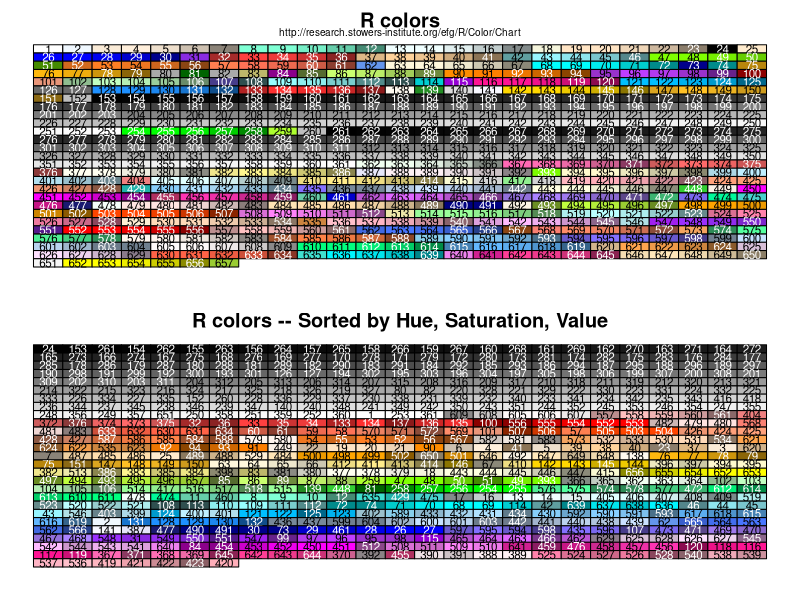
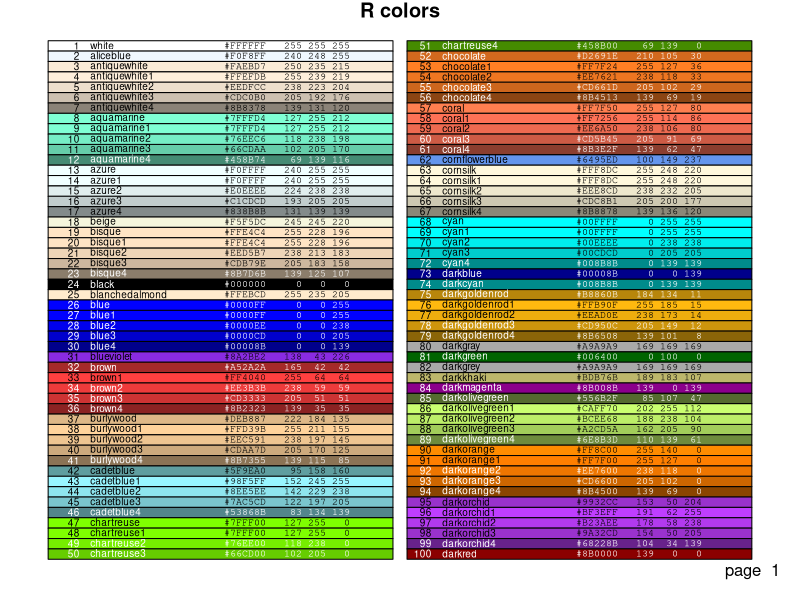
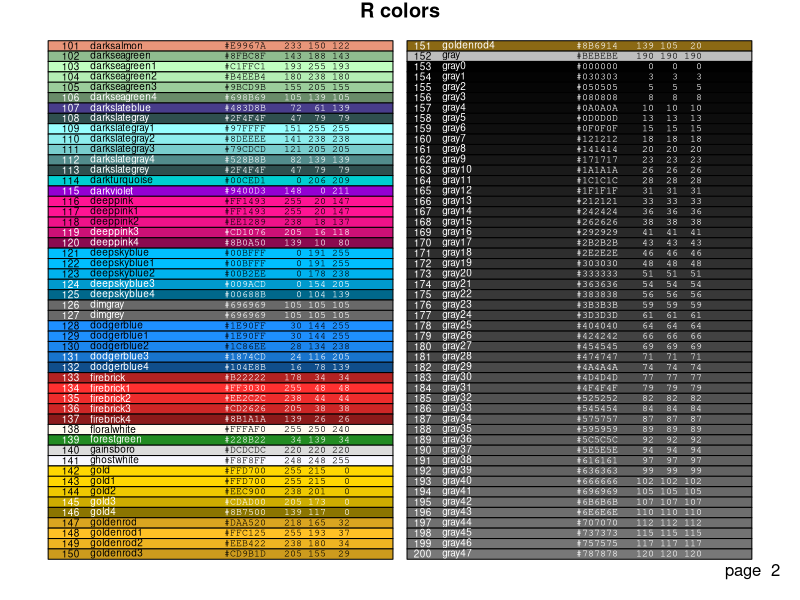
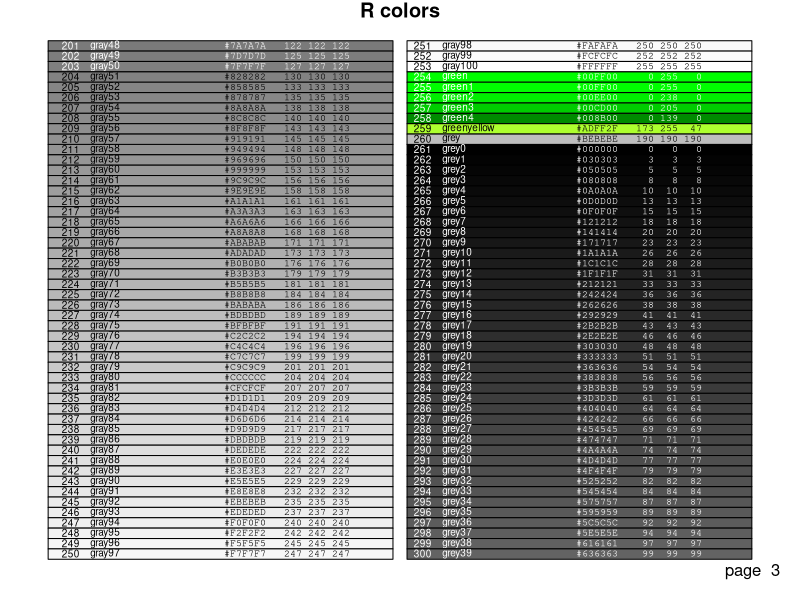
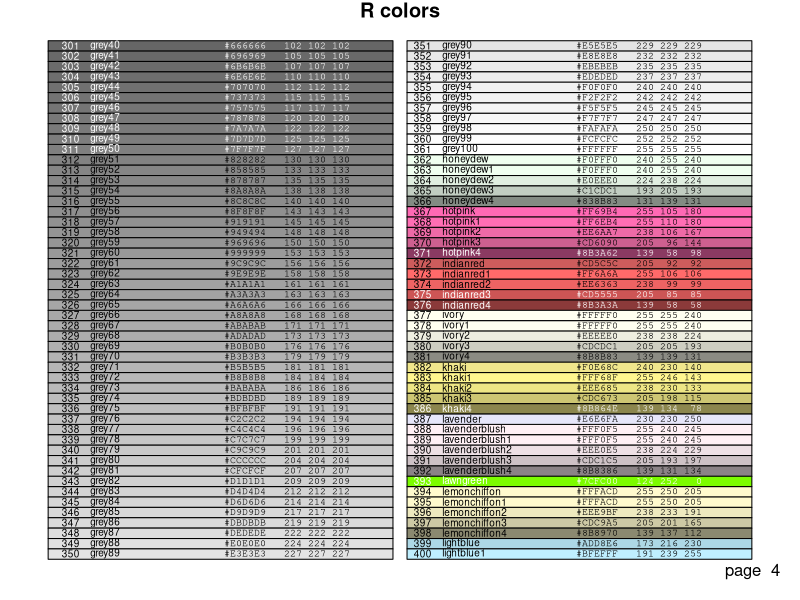
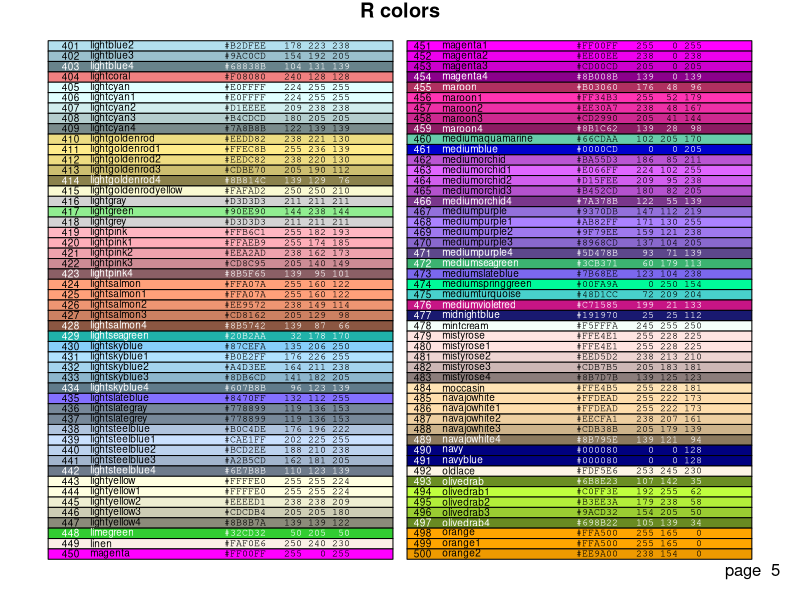
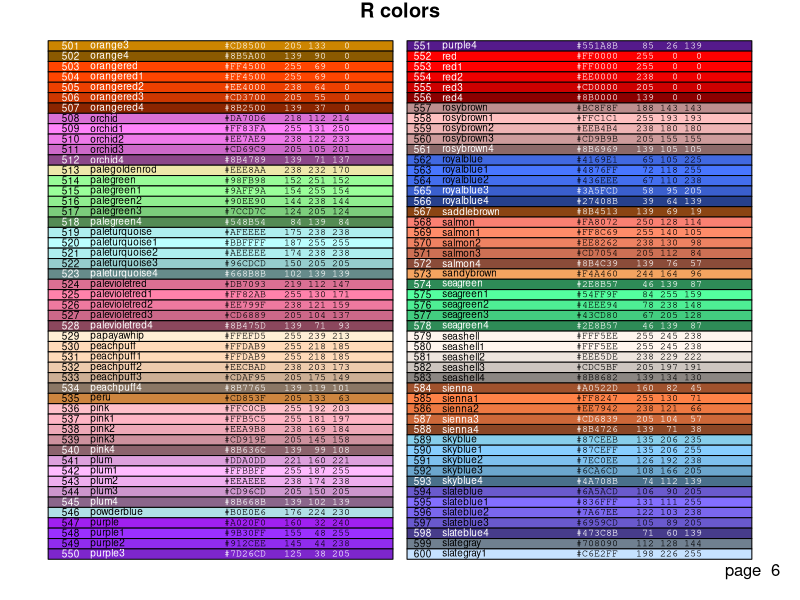
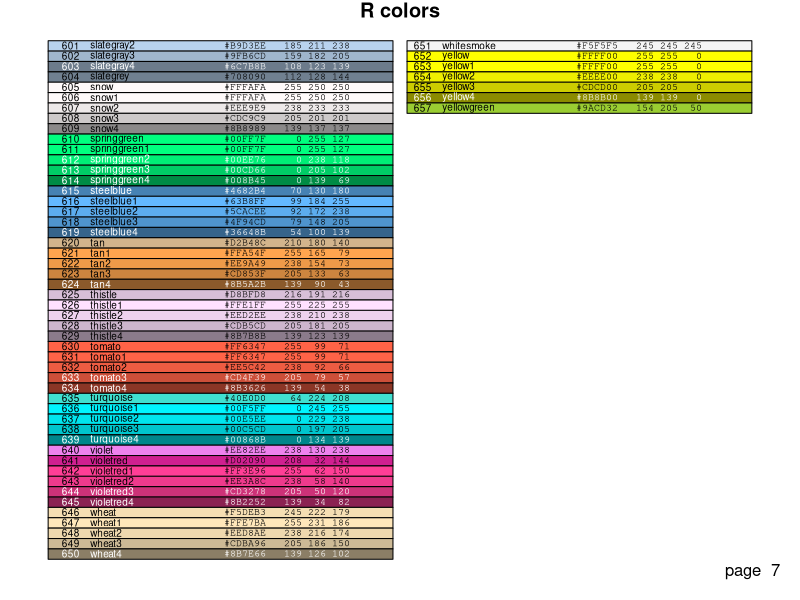

Source code (R) for these figures, in order:
## ---- chunk 1
# efg, Stowers Institute for Medical Research
# efg's Research Notes:
#   http://research.stowers-institute.org/efg/R/Color/Chart
#
# 6 July 2004.  Modified 23 May 2005.

pdf("ColorChart.pdf", width=6, height=10)

# save to reset at end
oldparameters <- par(mar=c(1,1,2,1), mfrow=c(2,1))

# Be cautious in case definition of "colors" changes.
# Use some hard-coded constants since this is not expected
# to change.
stopifnot(length(colors()) == 657)

# 0. Setup

# For a given color, define a text color that will have good contrast.
#   Examples:
#     > SetTextContrastColor("white")
#     [1] "black"
#     > SetTextContrastColor("black")
#     [1] "white"
#     > SetTextContrastColor("red")
#     [1] "white"
#     > SetTextContrastColor("yellow")
#     [1] "black"
SetTextContrastColor <- function(color)
{
  ifelse( mean(col2rgb(color)) > 127, "black", "white")
}

# Define this array of text contrast colors that correponds to each
# member of the colors() array.
TextContrastColor <- unlist( lapply(colors(), SetTextContrastColor) )


# 1a. Plot matrix of R colors, in index order, 25 per row.
# This example plots each row of rectangles one at a time.
colCount <- 25  # number per row
rowCount <- 27

plot( c(1,colCount), c(0,rowCount), type="n", ylab="", xlab="",
     axes=FALSE, ylim=c(rowCount,0))
title("R colors")
mtext("http://research.stowers-institute.org/efg/R/Color/Chart",
      cex=0.6)

for (j in 0:(rowCount-1))
{
  base <- j*colCount
  remaining <- length(colors()) - base
  RowSize <- ifelse(remaining < colCount, remaining, colCount)
  rect((1:RowSize)-0.5,j-0.5, (1:RowSize)+0.5,j+0.5,
    border="black",
    col=colors()[base + (1:RowSize)])
  text((1:RowSize), j, paste(base + (1:RowSize)), cex=0.7,
       col=TextContrastColor[base + (1:RowSize)])
}

# 1b.  Plot matrix of R colors, in "hue" order, 25 per row.
# This example plots each rectangle one at a time.
RGBColors <- col2rgb(colors()[1:length(colors())])
HSVColors <- rgb2hsv( RGBColors[1,], RGBColors[2,], RGBColors[3,], maxColorValue=255)
HueOrder  <- order( HSVColors[1,], HSVColors[2,], HSVColors[3,] )

plot(0, type="n", ylab="", xlab="",
     axes=FALSE, ylim=c(rowCount,0), xlim=c(1,colCount))

title("R colors -- Sorted by Hue, Saturation, Value")

for (j in 0:(rowCount-1))
{
  for (i in 1:colCount)
  {
    k <- j*colCount + i
    if (k <= length(colors()))
    {
      rect(i-0.5,j-0.5, i+0.5,j+0.5, border="black", col=colors()[ HueOrder[k] ])
      text(i,j, paste(HueOrder[k]), cex=0.7, col=TextContrastColor[ HueOrder[k] ])
    }
  }
}


# 2. Create 7-page color chart showing rectangle block of color, along with
# index, color name, and RGB constants in hex and decimal.

# Define string vector of RGB hex and decimal constants for given color
# as a string.
#   Example:
#     > GetColorHexAndDecimal("yellow")
#     [1] "#FFFF00   255 255   0"
GetColorHexAndDecimal <- function(color)
{
  c <- col2rgb(color)
  sprintf("#%02X%02X%02X   %3d %3d %3d", c[1],c[2],c[3], c[1], c[2], c[3])
}

# Restore, change and save graphics parameters
par(oldparameters)
oldparameters <- par(mar=c(1,1,1,1))

# Prepare text vectors to be displayed, in addition to color names.
index <- paste(1:length(colors()))
HexAndDec <- unlist( lapply(colors(), GetColorHexAndDecimal) )

PerColumn <- 50
PerPage   <- 2*PerColumn

# Plot a column of color rectangles at a time for each page.
for (page in 1: (trunc( (length(colors()) + (PerPage-1)) / PerPage) )  )
{

  plot(0, type="n", ylab="", xlab="",
       axes=FALSE, ylim=c(PerColumn,0), xlim=c(0,1))
  title("R colors")
  mtext(paste("page ", page), SOUTH<-1, adj=1, line=-1)

  base <- PerPage*(page-1)

  # Column 1
  remaining <- length(colors()) - base
  ColumnSize <- ifelse(remaining < PerColumn, remaining, PerColumn)

  rect(0.00, 0:(ColumnSize-1),
       0.49, 1:ColumnSize,
       border="black",
       col=colors()[(base+1):(base+ColumnSize)])
  text(0.045, 0.45+(0:(ColumnSize-1)), adj=1,
       index[(base+1):(base+ColumnSize)], cex=0.6,
       col=TextContrastColor[(base+1):(base+ColumnSize)])
  text(0.06, 0.45+(0:(ColumnSize-1)), adj=0,
       colors()[(base+1):(base+ColumnSize)], cex=0.6,
       col=TextContrastColor[(base+1):(base+ColumnSize)])
  save <- par(family="mono")  # use mono-spaced font with number columns
  text(0.25, 0.45+(0:(ColumnSize-1)), adj=0,
       HexAndDec[(base+1):(base+ColumnSize)], cex=0.6,
       col=TextContrastColor[(base+1):(base+ColumnSize)])
  par(save)

  # Column 2
  if (remaining > PerColumn)
  {
    remaining <- remaining - PerColumn
    ColumnSize <- ifelse(remaining < PerColumn, remaining, PerColumn)
    rect(0.51, 0:(ColumnSize-1),
         1.00, 1:ColumnSize,
         border="black",
         col=colors()[(base+PerColumn+1):(base+PerColumn+ColumnSize)])
    text(0.545, 0.45+(0:(ColumnSize-1)), adj=1,
         index[(base+PerColumn+1):(base+PerColumn+ColumnSize)], cex=0.6,
         col=TextContrastColor[(base+PerColumn+1):(base+PerColumn+ColumnSize)])
    text(0.56, 0.45+(0:(ColumnSize-1)), adj=0,
         colors()[(base+PerColumn+1):(base+PerColumn+ColumnSize)], cex=0.6,
         col=TextContrastColor[(base+PerColumn+1):(base+PerColumn+ColumnSize)])
    save <- par(family="mono")
    text(0.75, 0.45+(0:(ColumnSize-1)), adj=0,
         HexAndDec[(base+PerColumn+1):(base+PerColumn+ColumnSize)], cex=0.6,
         col=TextContrastColor[(base+PerColumn+1):(base+PerColumn+ColumnSize)])
    par(save)
  }

}

par(oldparameters)
dev.off()

